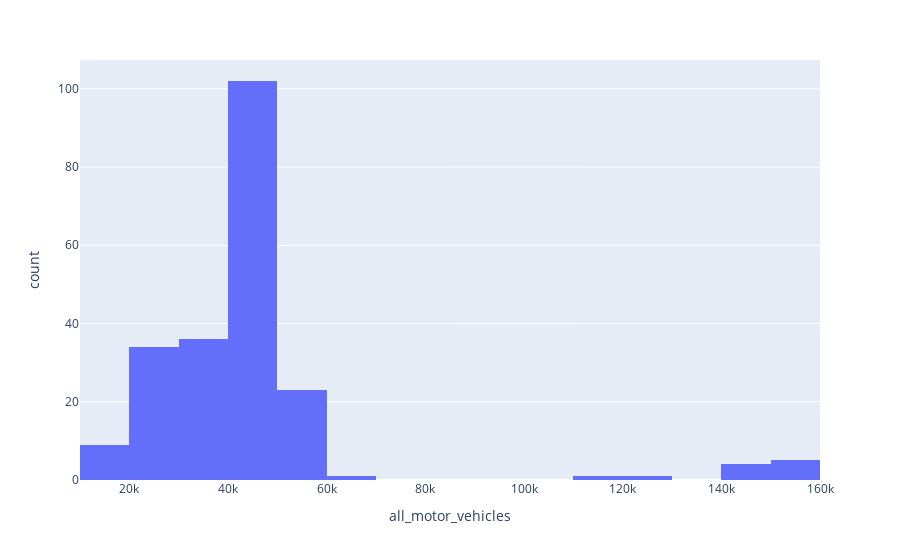

Write notebook code for a chart like this one.
### Code cell
for df in df_aadt_list:
    fig = px.histogram(df, x="all_motor_vehicles")
    
fig.show()

### Figure 1 — Plotly figure (JSON) as saved in the notebook; plotly's stock layout.template omitted (floating-point values rounded to 4 significant figures; data arrays with more than 128 entries replaced by an {"elided": "..."} marker saying what was removed)
{"data": [{"alignmentgroup": "True", "bingroup": "x", "hovertemplate": "all_motor_vehicles=%{x}<br>count=%{y}<extra></extra>", "legendgroup": "", "marker": {"color": "#636efa", "pattern": {"shape": ""}}, "name": "", "offsetgroup": "", "orientation": "v", "showlegend": false, "type": "histogram", "x": {"elided": "216 int values"}, "xaxis": "x", "yaxis": "y"}], "layout": {"barmode": "relative", "legend": {"tracegroupgap": 0}, "margin": {"t": 60}, "xaxis": {"anchor": "y", "domain": [0, 1], "title": {"text": "all_motor_vehicles"}}, "yaxis": {"anchor": "x", "domain": [0, 1], "title": {"text": "count"}}}}
